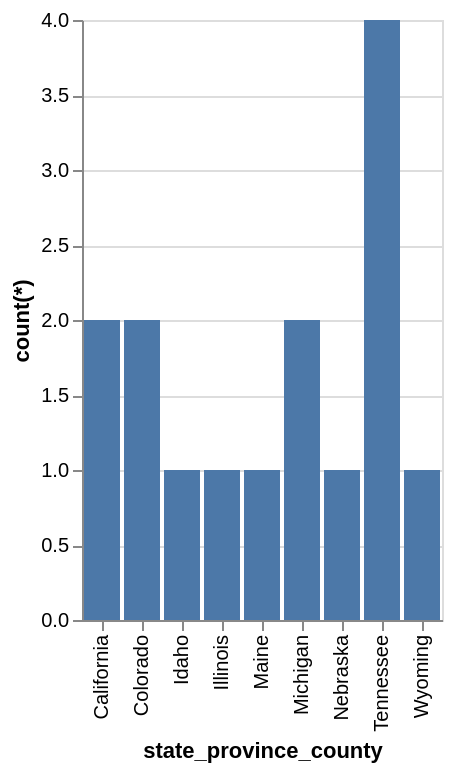

The Vega-Lite source for this figure:
### Vega-Lite specification from a JSON file in a GitHub repository (floating-point values rounded to 4 significant figures)
{"data": {"values": [{"x_data": "California", "y_data": 2}, {"x_data": "Colorado", "y_data": 2}, {"x_data": "Idaho", "y_data": 1}, {"x_data": "Illinois", "y_data": 1}, {"x_data": "Maine", "y_data": 1}, {"x_data": "Michigan", "y_data": 2}, {"x_data": "Nebraska", "y_data": 1}, {"x_data": "Tennessee", "y_data": 4}, {"x_data": "Wyoming", "y_data": 1}]}, "mark": "bar", "encoding": {"x": {"field": "x_data", "type": "nominal", "title": "state_province_county", "sort": "ascending"}, "y": {"field": "y_data", "type": "quantitative", "title": "count(*)"}}}
